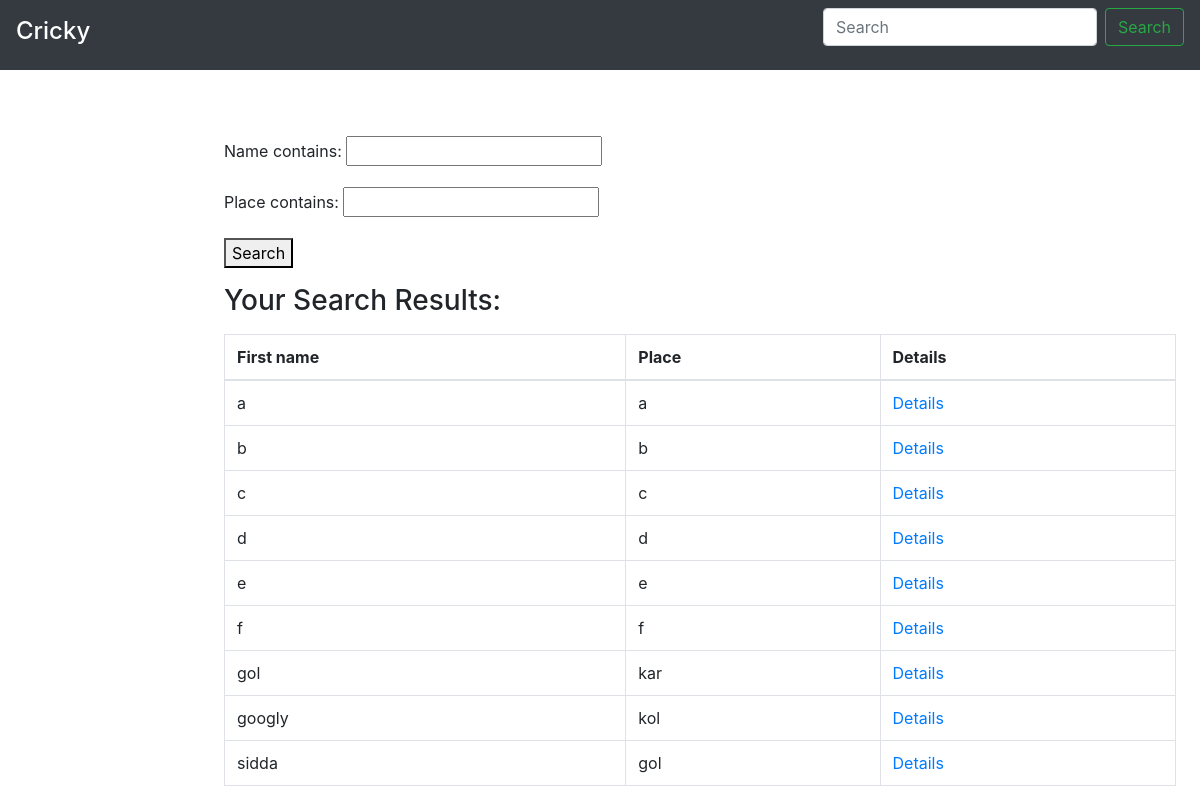
The app's page /search/tournaments/, older data.
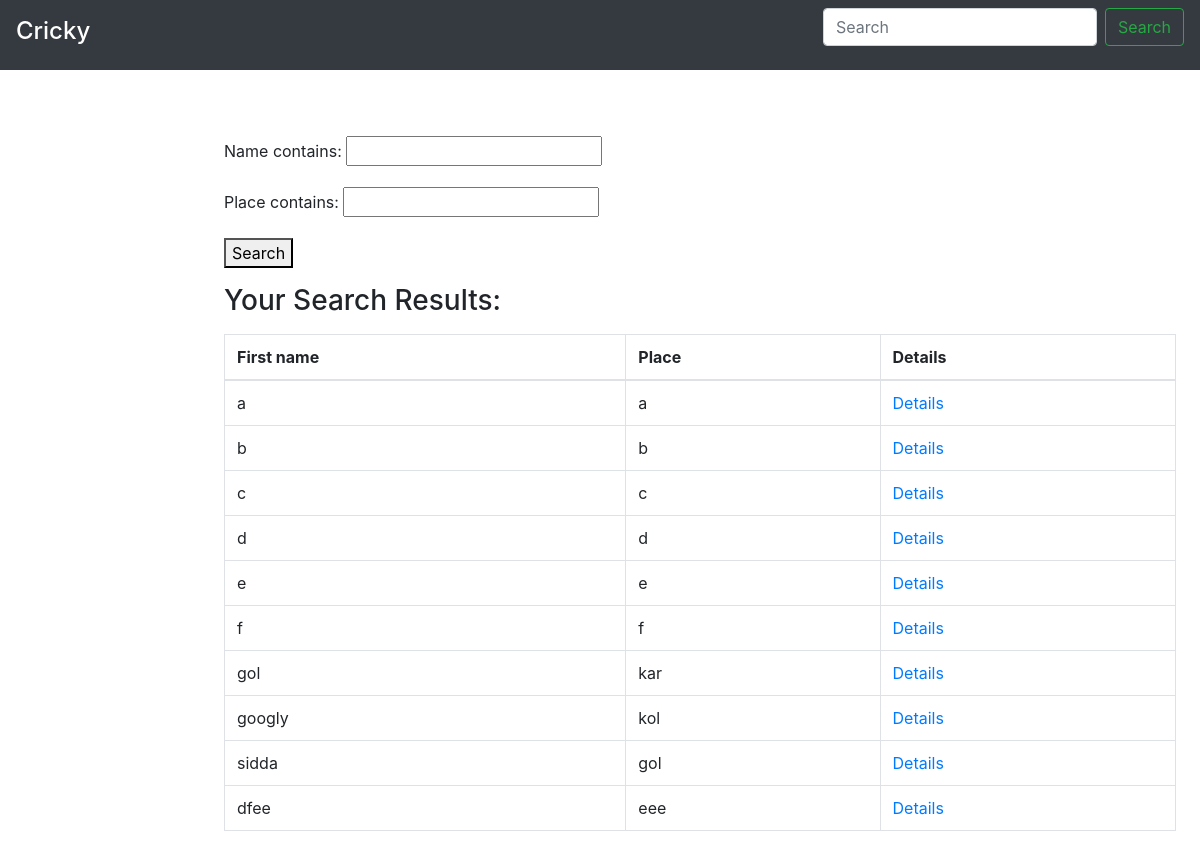
The same page, newer data.
### tournament/models.py (models this page shows, shortened)
class Tournament(models.Model):
    name = models.CharField(max_length=20, unique=True)
    image = models.ImageField(blank=True, upload_to='tournaments', default='tournaments/no.png')
    place = models.TextField()
    start_date = models.DateField()
    end_date = models.DateField(default=None)
    organizer = models.ForeignKey(Organizer, on_delete=models.CASCADE, null=True, blank=True)
    tournament_status = models.IntegerField(default=0)
    tournament_schedule = models.IntegerField(default=0)

### search/views.py (the view)
# urls.py: path('tournaments/', views.search_tournaments, name='search_tournaments'),
def search_tournaments(request):
    tournaments = Tournament.objects.all()
    tournaments_filter = TournamentFilter(request.GET, queryset=tournaments)
    try:
        player = Player.objects.get(pk=request.user.id)
        context = {'P': player, 'filter': tournaments_filter}
    except Exception:
        try:
            o = Organizer.objects.get(pk=request.user.id)
            context = {'O': o, 'filter': tournaments_filter}
        except Exception:
            context = {'P': None, 'filter': tournaments_filter}
    return render(request, 'search/search_tournaments.html', context)

### search/templates/search/search_tournaments.html (shortened to what this page needs)
{% extends 'search/base.html' %}
{% block body %}
     <main role="main" class="col-md-9 ml-sm-auto col-lg-10 pt-3 px-4">
      <form method="get">
       {{ filter.form.as_p }}
        <button type="submit">Search</button>
      </form>
    <p><h3>Your Search Results:</h3></p>
      <table class="table table-bordered">
        <thead>
          <tr>
            <th>First name</th>
            <th>Place</th>
              <th>Details</th>
          </tr>
        </thead>
        <tbody>
          {% for tournament in filter.qs %}
            <tr>
              <td>{{ tournament.name }}</td>
              <td>{{ tournament.place }}</td>
              <td><a href="{% url 'search:tournaments_details' tournament.id %}">Details</a></td>
            </tr>
          {% empty %}
            <tr>
              <td colspan="5">No data</td>
            </tr>
          {% endfor %}
        </tbody>
      </table>
      </main>
{% endblock %}

Row changes from the older to the newer data that the page shows:
added Tournament: name "dfee", place "eee"
